Frame 1 (no input): blank canvas, image omitted
Frame 60 (the mouse pressed at the canvas centre just before this capture): blank canvas, image omitted
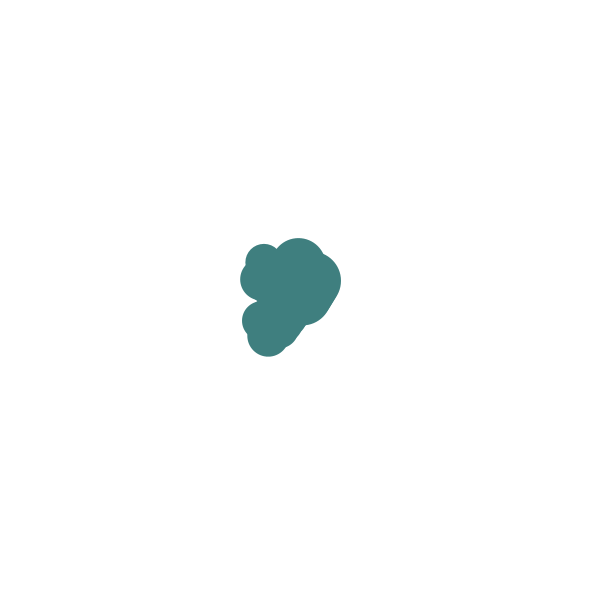
Frame 120 (the mouse held since frame 60 and released just before this capture)

The Processing sketch whose frames 1 and 60 were blank and that drew this single picture after the mouse press (run headless with seeded random() and noise(); from frame 60 on, the mouse is pressed at the canvas centre):

// Processing sketch: codeweek10_hw3
// ── codeweek10_hw3.pde
// code 1 FA 18
// bryan ma

// color variable as class field

// this sketch uses a basic ball or particle-type behavior
// to create a "painting" kind of effect. while the mouse is 
// pressed, a new instance is created every five frames. 

// change the class definition of "Brushstroke" to have a 
// color field. Then change the constructor arguments to accept 
// a color argument, which should set the object's color field. 

// finally, update the line of code which creates new brushstrokes
// to accept a color value. try using a color value which maps to 
// the position of the mouse on the screen. see the example gif
// to get an idea.

Brushstroke b;

void setup() {
  size(600, 600);
  noStroke();
  background(255);
}

void draw() {
  if (mousePressed) {
    if (frameCount % 5 == 0) {
      b = new Brushstroke(mouseX, mouseY);
    }

    if (b != null) {
      b.update();
      b.display();
    }
  }
}


class Brushstroke {
  float x, y;
  float vx, vy;
  float siz;
  float lifetime = 10;
  float c;
  float b;
  float s;

  Brushstroke(float x, float y) {
    this.x = x;
    this.y = y;
    vx = random(-8, 8);
    vy = random(-8, 8);
    siz = random(30, 60);
    c = map(mouseX, 0, width, 0, 100);
    b = map(mouseY, 0, height, 0, 100);
    s = map(mouseX, 0, width, 0, 100);
    colorMode(HSB, 100);
  }

  void update() {
    x += vx;
    y += vy;
  }

  void display() {
    fill(c, s, b);
    noStroke();
    ellipse(x, y, siz, siz);
  }
}
